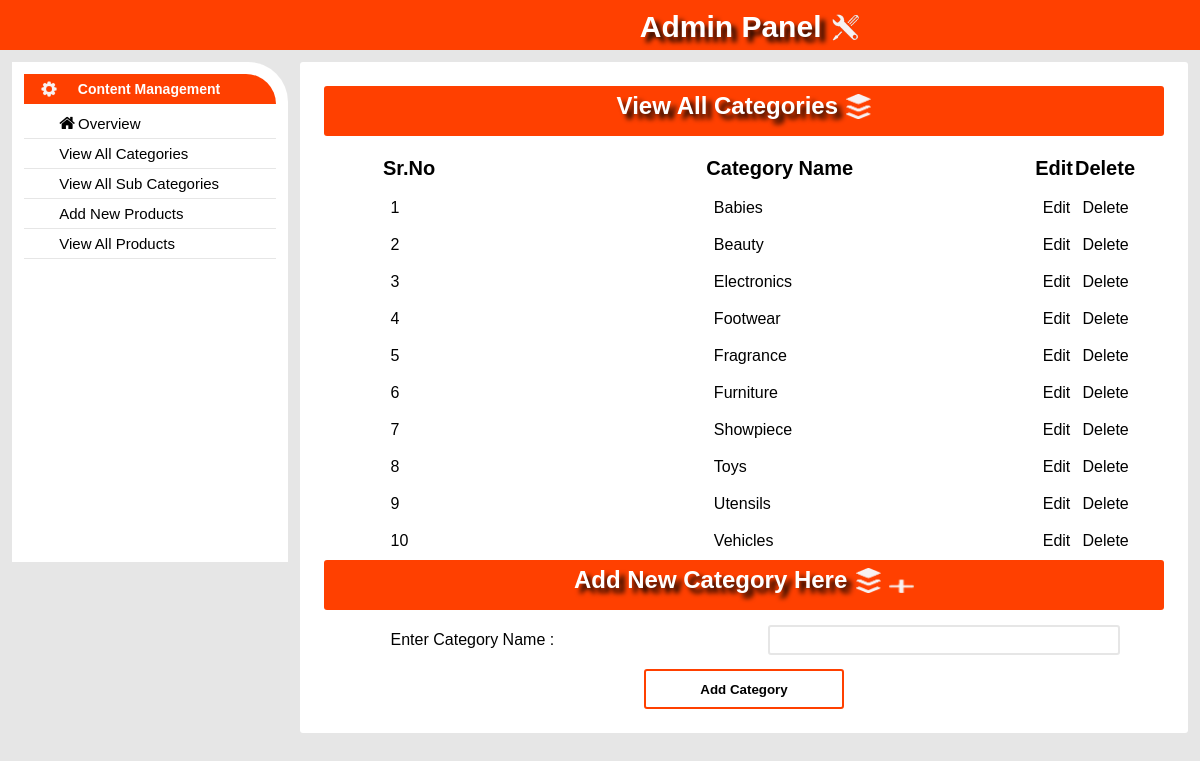
The app's page /admin/index.php?viewall_cat with its own data.
### tables this page shows
CREATE TABLE `main_cat` (
  `cat_id` int(10) NOT NULL,
  `cat_name` text NOT NULL
);

### admin/include/function.php (the view, shortened to what this page needs)
<?php
function viewall_category()
{
include("include/db.php");
$fetch_cat = $con->prepare("select * from main_cat ORDER BY cat_name");
$fetch_cat->setFetchMode(PDO:: FETCH_ASSOC);
$fetch_cat->execute();
$i=1;
while($row=$fetch_cat->fetch()):
echo "<tr>
	 <td>".$i++."</td>
	<td>".$row['cat_name']."</td>
	<td><a href='index.php?edit_cat=".$row['cat_id']."'>Edit</a></td>
	<td><a href='delete_cat.php?delete_cat=".$row['cat_id']."'>Delete</a></td>
	</tr>";
endwhile;
}

### admin/css/style.css (style rules this page uses)
* { margin:0; padding:0; font-family:Verdana, Geneva , sans-serif; }
body { background:#e6e6e6; }
#bodyright form table tr td { width:50%; height:35px; padding-left:3%; }
#bodyright form table tr td a { text-decoration:none; color:#000000; }

### records on screen
main_cat: cat_name "Babies"
main_cat: cat_name "Beauty"
main_cat: cat_name "Electronics"
main_cat: cat_name "Footwear"
main_cat: cat_name "Fragrance"
main_cat: cat_name "Furniture"
main_cat: cat_name "Showpiece"
main_cat: cat_name "Toys"
main_cat: cat_name "Utensils"
main_cat: cat_name "Vehicles"
